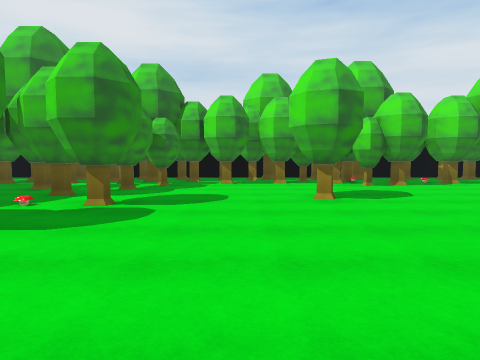
[1] (above)

17 first-person views from a walk through a scene from a Unity 3-D project. The camera is 1.4 m above the floor, tilts 4° down and sees 75° across. The floor is counted in squares, 2 m on a side. Each view is taken from the middle of a square. On the plan, view 1 faces up. The plan holds only what a view shows up to about 10 squares ahead; the rest is blank. The place goes on beyond the plan.

[2]
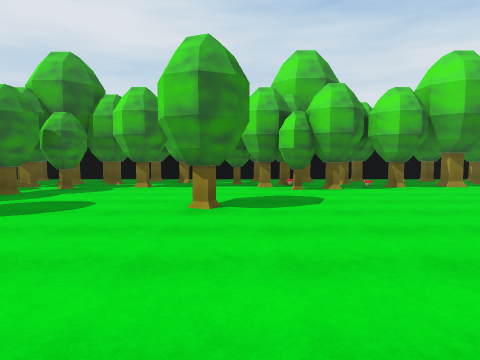

[3]
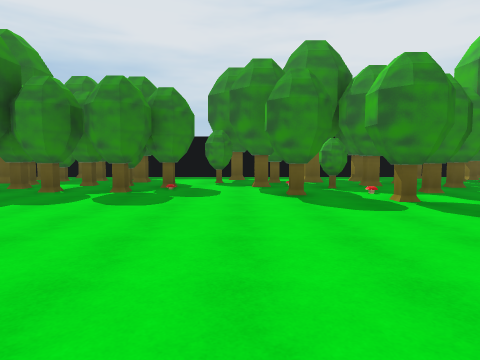

[4]
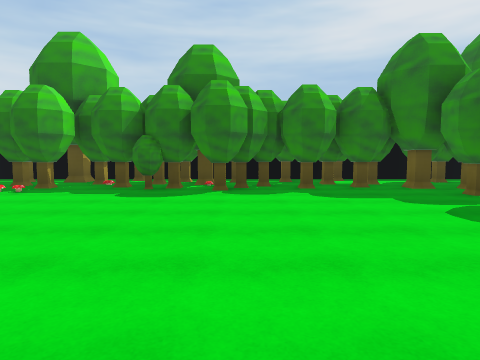

[5]
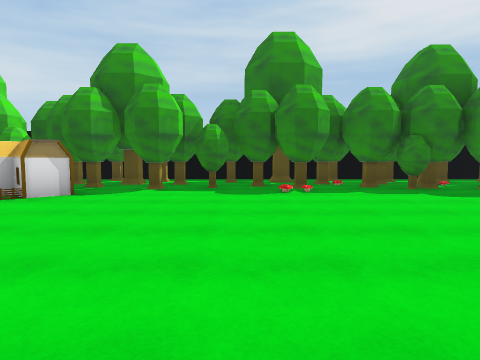

[6]
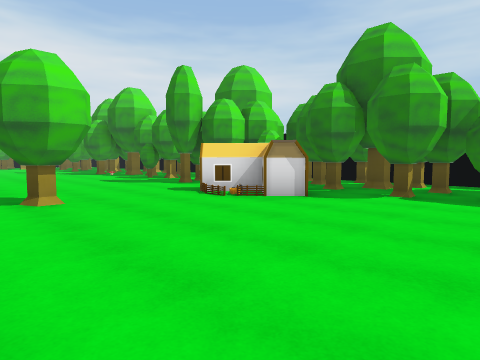

[7]
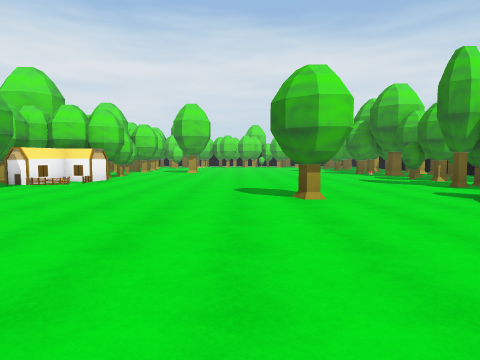

[8]
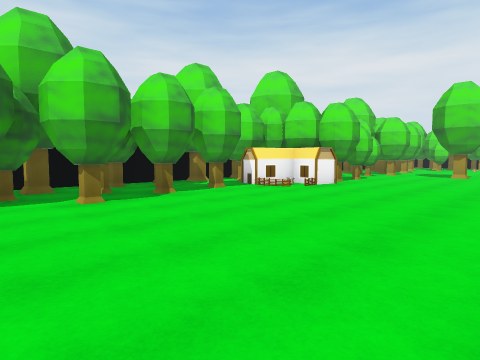

[9]
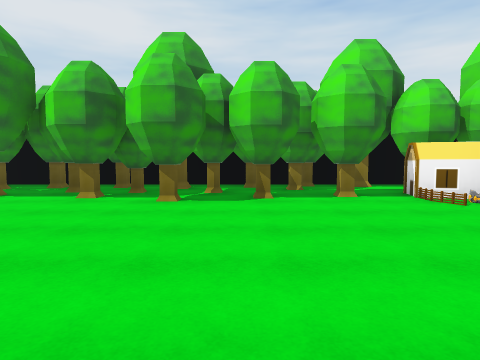

[10]
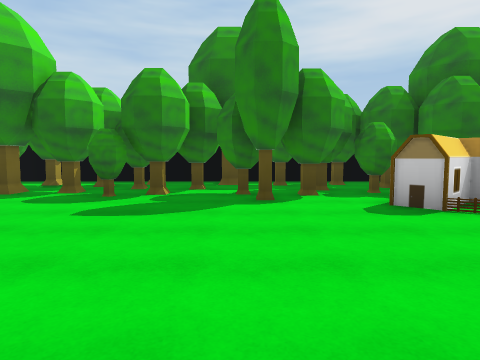

[11]
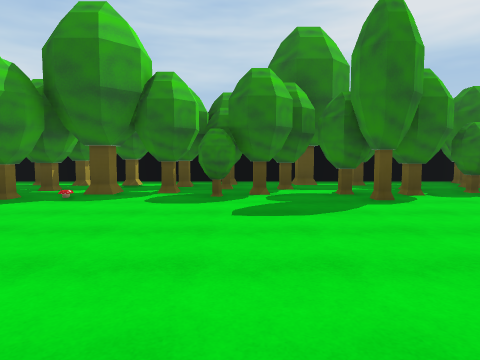

[12]
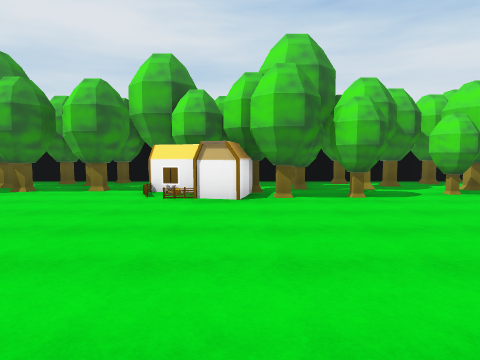

[13]
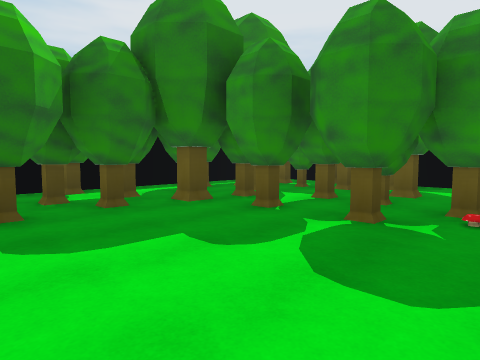

[14]
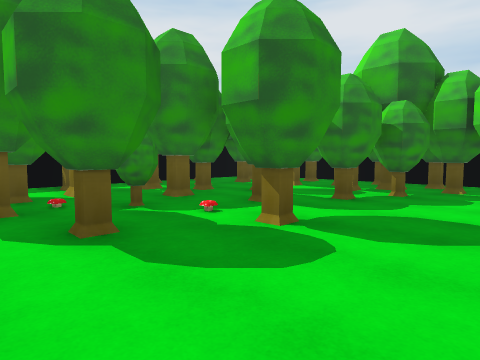

[15]
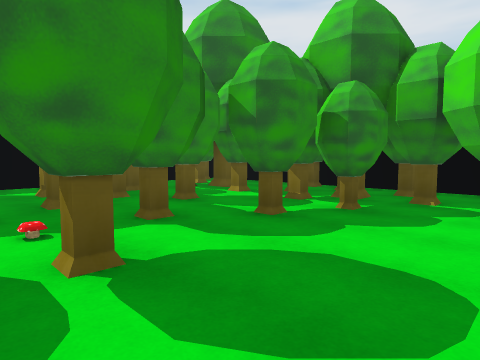

[16]
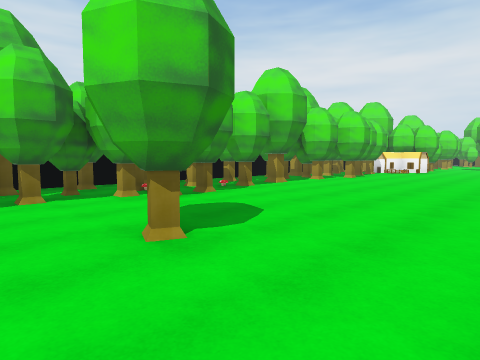

[17]
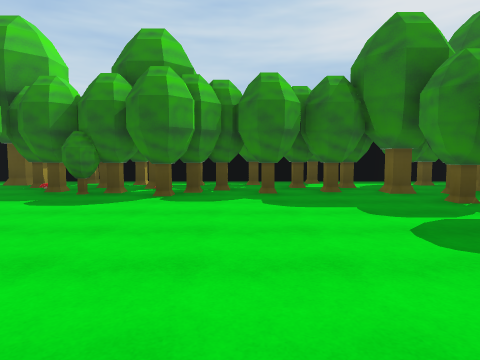

### Floor plan
Points are (right, up) in squares from view 1. A wall is a line through its corners. A room is listed if a view was taken in it or the views show most of it. See-through windows are left out.
Room 1 (views 1, 2, 3, 4, 5, 6, 7, 8, 9, 10, 11, 12, 13, 14, 15, 16, 17)
walls: (3.6, 11.2) (1.8, 11.2); (6.8, -6.2) (20.5, -6.2); (13.5, 11.2) (6.5, 11.2); (-1.4, 11.2) (-2.5, 11.2); (16.4, 11.2) (15.4, 11.2); (19.5, 11.2) (18.9, 11.2); (-7, -6.2) (5.1, -6.2)
low walls: (-5.2, 11.2) (-6.5, 11.2)
objects: tree (-7, -5) to (-7, -4); tree (-7, -3) to (-6, -3); other object (-7, -2) to (-7, -1); tree (-7, 2); other object (-7, 4); tree (-7, 6); tree (-7, 7) to (-6, 7); tree (-7, 9) to (-7, 10); tree (-6, -4); tree (-6, -2); tree (-6, -1); tree (-6, 1); tree (-6, 3); tree (-6, 4); tree (-6, 6); tree (-6, 9); tree (-6, 10); tree (-5, -5) to (-4, -5); tree (-5, -4); tree (-5, -3) to (-4, -3); tree (-5, -2) to (-5, -1); tree (-5, 0); tree (-5, 3); tree (-5, 4) to (-4, 4); tree (-5, 5); tree (-5, 7); tree (-5, 9) to (-4, 9); tree (-5, 10); tree (-4, -4); tree (-4, -2); tree (-4, -1) to (-3, 0); tree (-4, 0); tree (-4, 10) to (-4, 11); tree (-3, -5) to (-3, -4); tree (-3, -3); tree (-3, 3); tree (-3, 6); tree (-3, 7); tree (-3, 9); tree (-3, 10) to (-3, 11); tree (-2, -6) to (-2, -5); tree (-2, -4); tree (-2, 5); tree (-2, 8) to (-2, 9); tree (-2, 10); tree (-1, -5) to (0, -5); tree (-1, -4) to (-1, -3); tree (-1, 9) to (0, 9); tree (-1, 10) to (-1, 11); tree (0, -4) to (1, -4); tree (0, 10) to (1, 10); tree (1, -5); tree (1, -3); tree (1, 5) to (2, 6); tree (1, 9); tree (1, 11); tree (2, -5) to (2, -4); tree (2, 9) to (2, 10); tree (3, -5); tree (3, -4); tree (3, -3); tree (3, 8) to (4, 8); tree (3, 9) to (3, 10); tree (3, 11); tree (4, -6) to (4, -5); tree (4, -4); tree (4, 9); tree (4, 10); tree (5, -5) to (5, -4); tree (5, -3) to (6, -3); tree (5, 9) to (5, 10); tree (6, -5); tree (6, -4) to (7, -4); tree (6, 9); tree (6, 10) to (7, 10); tree (6, 11); tree (7, -5) to (8, -5); tree (7, 9); tree (8, -4) to (8, -3); tree (8, 10); tree (9, -5) to (10, -5); tree (9, -4) to (9, -3); tree (9, 9) to (10, 9); tree (9, 10) to (9, 11); tree (10, -4); tree (10, 10); tree (11, -6) to (11, -5); tree (11, -4) to (11, -3); other object (11, -2) to (12, -1); tree (11, 8) to (11, 9); tree (11, 10); tree (12, -5); tree (12, -4) to (12, -3); tree (12, 2) to (13, 2); tree (12, 9); tree (12, 10) to (12, 11); tree (13, -4) to (14, -4); tree (13, 10) to (14, 10); tree (14, -5); tree (14, -3); tree (14, 9); tree (14, 11); tree (15, -5); tree (15, -4) to (15, -3); tree (15, -2); other object (15, 8) to (16, 9); tree (15, 11) to (15, 12); tree (16, -4); tree (16, 9) to (16, 10); tree (17, -5); tree (17, -4); tree (17, -3); tree (17, 8) to (18, 8); tree (17, 9); tree (17, 10) to (18, 10); tree (17, 11); tree (18, -5); tree (18, -3); tree (18, 9) to (19, 9); tree (18, 10) to (19, 11); tree (19, 8); tree (20, -5); tree (20, -3); tree (20, 9); tree (20, 11)

Positions as (right, up) in squares from view 1, and headings:
1: (0, 0), facing up
2: (2, 1), facing up
3: (3, 2), facing left
4: (1, 4), facing down
5: (7, 4), facing down
6: (7, 3), facing down-right
7: (7, 3), facing right
8: (9, 3), facing up-right
9: (12, 3), facing up
10: (15, 3), facing down
11: (17, 3), facing down
12: (17, 2), facing up
13: (0, 1), facing down-left
14: (0, 2), facing up-left
15: (0, 4), facing up-left
16: (0, 3), facing up-right
17: (0, 3), facing down
